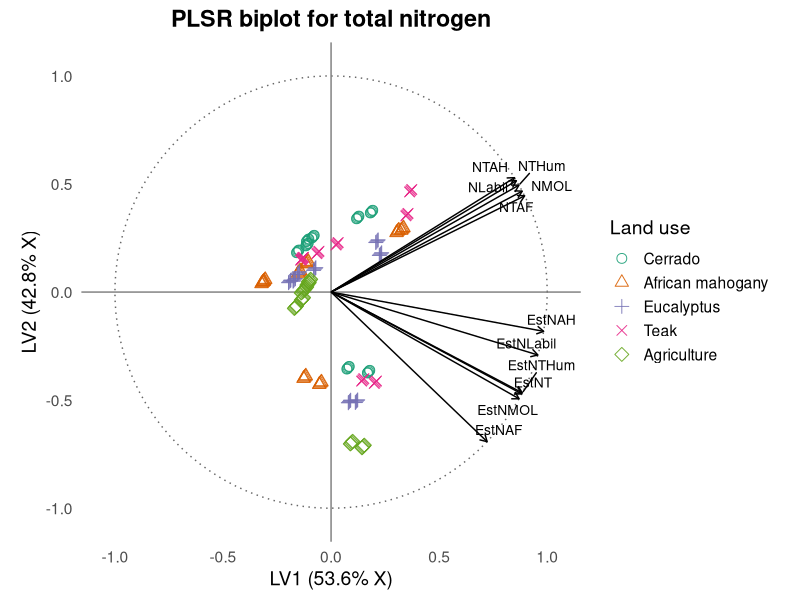

Write R code to recreate this figure. (Note: this script raises an error after producing the figure.)
# Carregar pacotes
library(pls)
library(ggplot2)
library(ggrepel)
library(dplyr)
library(readxl)
library(tidyr)


rm(list = ls())
cat("\014")  # limpa o console
if (dev.cur() != 1) dev.off()

# Carregar dados
dados <- read_excel("../banco_dados.xlsx", sheet = "DADOS") %>% na.omit()

# Remover espaços ocultos nos nomes das colunas
names(dados) <- trimws(names(dados))

# Selecionar variáveis preditoras relacionadas ao nitrogênio
variaveis_N <- c("NLabil", "NMOL", "NTAF", "NTAH", "NTHum",
                 "EstNT", "EstNLabil", "EstNMOL", "EstNAF", "EstNAH", "EstNTHum")

X <- dados %>% select(all_of(variaveis_N))
Y_NT <- dados$NT
grupo <- factor(dados$Amb, levels = 1:5,
                labels = c("Cerrado", "African mahogany", "Eucalyptus", "Teak", "Agriculture"))
# Rodar o modelo PLSR
modelo <- plsr(Y_NT ~ ., data = X, ncomp = 2, validation = "LOO")

# Scores das amostras
scores_df <- as.data.frame(scores(modelo)[, 1:2])
colnames(scores_df) <- c("LV1", "LV2")
scores_df$Amb <- grupo

# Loadings normalizados
loadings_raw <- loadings(modelo)[, 1:2]
loadings_scaled <- sweep(loadings_raw, 1, sqrt(rowSums(loadings_raw^2)), FUN = "/")
loadings_df <- as.data.frame(loadings_scaled)
colnames(loadings_df) <- c("LV1", "LV2")
loadings_df$var <- rownames(loadings_df)

# Círculo de correlação unitário
circle <- data.frame(
  x = cos(seq(0, 2 * pi, length.out = 100)),
  y = sin(seq(0, 2 * pi, length.out = 100))
)

# Variância explicada de X pelas duas primeiras componentes (em %)
expl_x <- explvar(modelo)[1:2]
label_x <- paste0("LV1 (", round(expl_x[1], 1), "% X)")
label_y <- paste0("LV2 (", round(expl_x[2], 1), "% X)")

# Gráfico final
biplot_nt <- ggplot() +
  geom_path(data = circle, aes(x = x, y = y), linetype = "dotted", color = "gray40") +
  geom_hline(yintercept = 0, color = "gray50") +
  geom_vline(xintercept = 0, color = "gray50") +
  geom_point(data = scores_df, aes(x = LV1, y = LV2, shape = Amb, color = Amb), size = 3, alpha = 0.9) +
  geom_segment(data = loadings_df, aes(x = 0, y = 0, xend = LV1, yend = LV2),
               arrow = arrow(length = unit(0.2, "cm")), color = "black") +
  geom_text_repel(data = loadings_df, aes(x = LV1, y = LV2, label = var), size = 3.5) +
  coord_fixed(xlim = c(-1.05, 1.05), ylim = c(-1.05, 1.05)) +
  scale_color_brewer(palette = "Dark2") +
  scale_shape_manual(values = 1:5) +
  labs(
    title = "PLSR biplot for total nitrogen",
    x = label_x,
    y = label_y,
    color = "Land use",
    shape = "Land use"
  ) +
  theme_minimal(base_size = 14) +
  theme(
    panel.grid = element_blank(),
    legend.position = "right",
    plot.title = element_text(face = "bold", hjust = 0.5)
  )

print(biplot_nt)

# Exportar biplot
ggsave("../../2-FIGURAS/biplot_plsr_nt.png", plot = biplot_nt, width = 10, height = 8, dpi = 300)



# TABELA 1 – Estatísticas descritivas
tabela_descr <- X %>%
  summarise_all(list(
    media = mean,
    sd = sd,
    min = min,
    max = max,
    cv = ~ 100 * sd(.) / mean(.)
  )) %>%
  pivot_longer(cols = everything(),
               names_to = c("Variável", ".value"),
               names_sep = "_")


# TABELA 2 – Variância explicada
r2 <- R2(modelo, estimate = "train")

# Variância explicada acumulada para Y_NT
r2y <- round(100 * r2$val[1, 1, c("1 comps", "2 comps")], 2)

# Como explvar() funciona corretamente para X:
expl_x <- round( explvar(modelo)[1:2], 2)

# Montar tabela
tabela_r2 <- data.frame(
  Componente = c("LV1", "LV2"),
  R2X_acum = expl_x,
  R2Y_acum = r2y
)

# Verifique a estrutura
print(tabela_r2)


# Se for uma lista com matriz $val, use:
if (is.matrix(r2$val)) {
  r2x <- round(r2$val[1, 1:2] * 100, 2)
  r2y <- round(r2$val[2, 1:2] * 100, 2)
} else {
  r2x <- round(unlist(r2$val)[1:2] * 100, 2)
  r2y <- round(unlist(r2$val)[3:4] * 100, 2)
}

# TABELA 3 – Loadings das variáveis nas componentes
tabela_loadings <- as.data.frame(loadings(modelo)[, 1:2])
colnames(tabela_loadings) <- c("LV1", "LV2")
tabela_loadings$Variável <- rownames(tabela_loadings)
tabela_loadings <- tabela_loadings[, c("Variável", "LV1", "LV2")]

# Exibir no console
print("TABELA 1 – Estatísticas descritivas:")
print(tabela_descr, digits = 3)

print("TABELA 2 – Variância explicada por componente:")
print(tabela_r2)

print("TABELA 3 – Loadings das variáveis:")
print(tabela_loadings, digits = 3)






#========================== VIP scores (Variable Importance in Projection) ===========


# Função para calcular VIP scores
vip_pls <- function(object) {
  SS <- c(object$Yloadings[, 1]^2) * colSums(object$scores^2)
  W <- object$loading.weights
  p <- nrow(W)
  h <- ncol(object$scores)
  VIP <- rep(0, p)
  for (j in 1:p) {
    weight_sq <- W[j, ]^2
    VIP[j] <- sqrt(p * sum(SS * weight_sq) / sum(SS))
  }
  names(VIP) <- rownames(W)  # <- CORRETO
  return(VIP)
}



# Calcular VIP
vip_scores <- vip_pls(modelo)

# Tabela de VIPs
tabela_vip <- data.frame(
  Variável = names(vip_scores),
  VIP = round(vip_scores, 3)
) %>%
  arrange(desc(VIP))

# Gráfico tipo Wold VIP plot
ggplot(tabela_vip, aes(x = reorder(Variável, VIP), y = VIP)) +
  geom_segment(aes(xend = Variável, y = 0, yend = VIP), color = "blue", size = 0.7) +
  geom_point(color = "blue", size = 2.5) +
  geom_hline(yintercept = 0.8, linetype = "dashed", color = "black") +
  labs(
    title = "Variable importance according to VIP (Wold criterion)",
    x = "Predictor variables",
    y = "VIP Score"
  ) +
  theme_minimal(base_size = 14) +
  theme(
    axis.text.x = element_text(angle = 45, hjust = 1),
    plot.title = element_text(face = "bold", hjust = 0.5)
  )

# Visualizar
print("TABELA 4 – Importância das variáveis (VIP):")
print(tabela_vip)

# Exportar tabela VIP
write.csv(tabela_vip, "../../5-GRAFICOS/tabela_vip_nt.csv", row.names = FALSE)






# ==========================
# FIGURA 4 – Y observado vs. Y predito
# ==========================

# Previsões do modelo com Y_NT
y_pred <- predict(modelo, ncomp = 2)
df_pred <- data.frame(
  Observado = Y_NT,
  Predito = y_pred[, , 1],
  LandUse = grupo
)

# Criar linha de tendência
modelo_lm <- lm(Predito ~ Observado, data = df_pred)
linha_trend <- data.frame(
  Observado = seq(min(df_pred$Observado), max(df_pred$Observado), length.out = 100)
)
linha_trend$Predito <- predict(modelo_lm, newdata = linha_trend)

# Gráfico com preenchimento e borda preta
grafico_pred_nt <- ggplot(df_pred, aes(x = Observado, y = Predito)) +
  geom_point(aes(fill = LandUse), shape = 21, color = "black", size = 3, stroke = 1) +
  geom_line(data = linha_trend, aes(x = Observado, y = Predito), color = "black", linewidth = 1) +
  scale_fill_brewer(palette = "Dark2") +
  labs(
    title = "Observed versus predicted total nitrogen (PLSR)",
    x = "Observed NT",
    y = "Predicted NT",
    fill = "Land use"
  ) +
  theme_minimal(base_size = 14) +
  theme(
    legend.position = "right",
    plot.title = element_text(face = "bold", hjust = 0.5)
  )

print(grafico_pred_nt)

# Exportar gráfico de predição
ggsave("../../2-FIGURAS/predicoes_nt.png", plot = grafico_pred_nt, width = 10, height = 8, dpi = 300)
